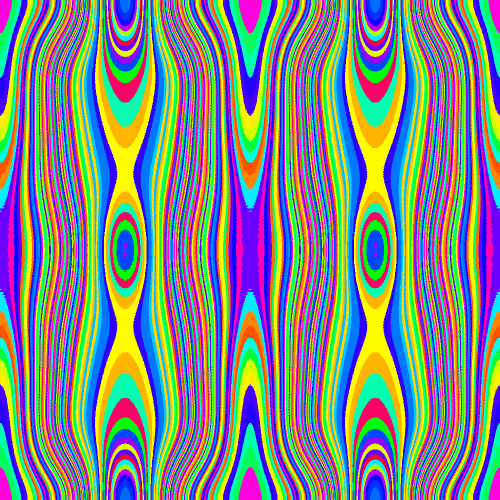
Frame 1 (no input)
Frame 60 (the mouse pressed at the canvas centre just before this capture): identical to frame 1, image omitted
Frame 120 (the mouse held since frame 60 and released just before this capture): identical to frame 1, image omitted

The Processing sketch that drew this single still picture (run headless with seeded random() and noise(); from frame 60 on, the mouse is pressed at the canvas centre):

// Processing sketch: randomEyeHurt
// ── randomEyeHurt.pde
PImage img; 
color[] c; 

void setup() {
  size(500, 500);
  colorMode(HSB);
  img = createImage(2*width, 2*height, RGB);   
  noiseDetail(1, 0.3);
  c = new color[255];   
  //noLoop();
}

void draw() {
  for (int i = 0; i < c.length; i += 1) {
    c[i] = color(i*2%255, 255, 255);
  }

  img.loadPixels();  
  float nx, ny, nz;
  float theta = 0, phi = 0;
  float R = 5, r = 1;
  for (int x = 0; x < img.width; x += 1) {
    for (int y = 0; y < img.height; y += 1) {
      theta = map(x, 0, img.width, 0, TWO_PI);
      phi = map(y, 0, img.height, 0, TWO_PI);
      nx = (R+r*cos(phi))*cos(theta);
      ny = (R+r*cos(phi))*sin(theta);
      nz = r*sin(phi);
      nx = norm(nx, 0, R+r);
      ny = norm(ny, 0, R+r);
      nz = norm(nz, 0, r);
      img.pixels[x + y*img.width] = c[floor(255*noise(floor(255*noise(nx, ny, nz)), 0.1))];
    }
  }
  img.updatePixels();
  image(img, 0, 0, width, height);  // the image is reduce to the size of the canvas to make it smooth
}

void mousePressed() {
  redraw();
}
